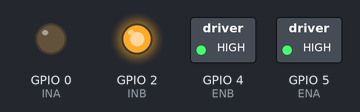
The program below on a simulated ESP8266 (NodeMCU). Shown: switched loads named in the program (green lamp = pin HIGH), output pins drawn as LEDs (lit = HIGH). WiFi joins after 1.5 s; servers stay silent unless stated.

Above: at 1.85 s.
At 3.65 s:
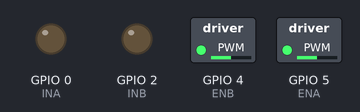
At 5.55 s:
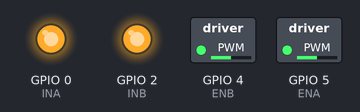
Timing chart, 0 to 10.5 s (numbered marks = the images above):
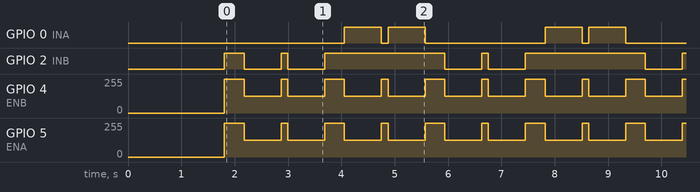

The program:

main.cpp
```cpp
#define BLYNK_TEMPLATE_ID "TMPL68lhp5qok"
#define BLYNK_TEMPLATE_NAME "wificar"
#define BLYNK_AUTH_TOKEN "OWeeF5DZAbDH_GCW1xrncocWJeoKEcce"

#if defined(ESP8266)
  #include <ESP8266WiFi.h>
#else
  #include <WiFi.h>
#endif

#if defined(ESP8266)
  #include <ESP8266WebServer.h>
#else
  #include <WebServer.h>
#endif

#if defined(ESP8266)
  ESP8266WebServer server(80);
#else
  WebServer server(80);
#endif

#include <BlynkSimpleEsp8266.h>

char ssid[] = "REDACTED";
char pass[] = "REDACTED";


const float WHEEL_DIAMETER_MM = 65.0;
const float WHEELBASE_MM = 180.0;
const float MAX_RPM_WHEEL = 160.0;
const float SPEED_SCALE = 0.75;
float distance_travelled = 0.0;
float last_logged_distance = 0.0;

float x_m = 0, y_m = 0, theta = 0; // pose
float cmdLeft = 0, cmdRight = 0;


const int ENA = 5;
const int ENB = 4;
const int INA = 0;
const int INB = 2;

void setMotorSpeed(int speedB, int speedA) {
    if (speedA > 0) { digitalWrite(INA, LOW); analogWrite(ENA, speedA); }
    else if (speedA < 0) { digitalWrite(INA, HIGH); analogWrite(ENA, -speedA); }

    if (speedB > 0) { digitalWrite(INB, HIGH); analogWrite(ENB, speedB); }
    else if (speedB < 0) { digitalWrite(INB, LOW); analogWrite(ENB, -speedB); }
}

enum PathAction { FORWARD, BACKWARD, TURN_LEFT, TURN_RIGHT, STOP };

struct Waypoint {
  PathAction action;
  float param;
};

Waypoint path[] = {
    {FORWARD, .15},
    {TURN_LEFT, 90.0},
    {FORWARD, .05},
    {TURN_LEFT, 90.0},
    {FORWARD, .15},
    {TURN_RIGHT, 90.0},
    {FORWARD, .05},
    {TURN_RIGHT, 90.0},
    {FORWARD, .15},
    {TURN_LEFT, 90.0},
    {FORWARD, .05},
    {TURN_LEFT, 90.0},
    {FORWARD, .15},
    {TURN_RIGHT, 90.0},
    {FORWARD, .05},
    {TURN_RIGHT, 90.0},
    {FORWARD, .15},
    {TURN_LEFT, 90.0},
    {FORWARD, .05},
    {TURN_LEFT, 90.0},
    {FORWARD, .15},
    {TURN_RIGHT, 90.0},
    {FORWARD, .05},
    {TURN_RIGHT, 90.0},
    {STOP, 0}
};

int currentWaypoint = 0;
float startDistance = 0;
float targetAngle = 0;
bool turning = false;

void followPath() {
    if (currentWaypoint >= sizeof(path)/sizeof(path[0])) return;

    Waypoint wp = path[currentWaypoint];
    if (wp.action == STOP) {
        digitalWrite(INA, LOW);
        digitalWrite(INB, LOW);
        analogWrite(ENA, 0);
        analogWrite(ENB, 0);
    }
    switch (wp.action) {
        case FORWARD:
            cmdLeft = cmdRight = 1.0;
            if (distance_travelled - startDistance >= wp.param) {
                currentWaypoint++;
                startDistance = distance_travelled;
                cmdLeft = cmdRight = 0;
            }
            break;
        case BACKWARD:
            cmdLeft = cmdRight = -1.0;
            if (distance_travelled - startDistance >= wp.param) {
                currentWaypoint++;
                startDistance = distance_travelled;
                cmdLeft = cmdRight = 0;
            }
            break;

        case TURN_LEFT:
            if (!turning) {
                targetAngle = theta + radians(wp.param);
                turning = true;
            }
            cmdLeft = -0.5; cmdRight = 0.5;
            if (theta >= targetAngle) {
                turning = false;
                cmdLeft = cmdRight = 0;
                currentWaypoint++;
            }
            break;

        case TURN_RIGHT:
            if (!turning) {
                targetAngle = theta - radians(wp.param);
                turning = true;
            }
            cmdLeft = 0.5; cmdRight = -0.5;
            if (theta <= targetAngle) {
                turning = false;
                cmdLeft = cmdRight = 0;
                currentWaypoint++;
            }
            break;

        case STOP:
            cmdLeft = cmdRight = 0;
            if (distance_travelled - startDistance >= wp.param) {
                currentWaypoint++;
                startDistance = distance_travelled;
                cmdLeft = cmdRight = 0;
            }
            break;
    }

    int speedA = constrain(cmdRight * 255, -255, 255);
    int speedB = constrain(cmdLeft  * 255, -255, 255);
    setMotorSpeed(speedB, speedA);
}

unsigned long lastUpdate = 0;

void updatePose(unsigned long now) {
    if (lastUpdate == 0) { lastUpdate = now; return; }
    float dt = (now - lastUpdate) / 1000.0;
    lastUpdate = now;

    float wheelCirc = 3.14159 * WHEEL_DIAMETER_MM / 1000.0;
    float rpmL = cmdLeft  * MAX_RPM_WHEEL * SPEED_SCALE;
    float rpmR = cmdRight * MAX_RPM_WHEEL * SPEED_SCALE;

    float vL = (rpmL * wheelCirc) / 60.0;
    float vR = (rpmR * wheelCirc) / 60.0;
    float v = (vL + vR) / 2.0;

    distance_travelled += v * dt;
    float omega = (vR - vL) / (WHEELBASE_MM / 1000.0);

    if (fabs(omega) < 1e-6) {
        x_m += v * dt * cos(theta);
        y_m += v * dt * sin(theta);
    } else {
        float dtheta = omega * dt;
        float r = v / omega;
        x_m += r * (sin(theta + dtheta) - sin(theta));
        y_m -= r * (cos(theta + dtheta) - cos(theta));
        theta += dtheta;
    }
}

const float LOG_DISTANCE = .05;
String csvBuffer = "time_ms,x_m,y_m,RSSI\n";

void logCSV(unsigned long now) {
    if (distance_travelled - last_logged_distance >= LOG_DISTANCE) {
        last_logged_distance = distance_travelled;
        int rssi = WiFi.RSSI();
        csvBuffer += String(now) + "," + String(x_m,3) + "," + String(y_m,3) + "," + String(rssi) + "\n";
        Blynk.virtualWrite(V4, rssi);
    }
}

void handleCSVDownload() {
    server.sendHeader("Content-Type", "text/csv");
    server.sendHeader("Content-Disposition", "attachment; filename=rover_log.csv");
    server.send(200, "text/csv", csvBuffer);
}

void setup() {
    Serial.begin(115200);
    Blynk.begin(BLYNK_AUTH_TOKEN, ssid, pass);

    pinMode(ENA, OUTPUT);
    pinMode(ENB, OUTPUT);
    pinMode(INA, OUTPUT);
    pinMode(INB, OUTPUT);

    server.on("/download", handleCSVDownload);
    server.begin();

}

BLYNK_WRITE(V2) {
  int state = param.asInt();
  if (state) {
    Blynk.virtualWrite(V3, "Download CSV: http://" + WiFi.localIP().toString() + "/download");
  }
}


void loop() {
    Blynk.run();
    followPath();
    server.handleClient();

    unsigned long now = millis();
    updatePose(now);
    logCSV(now);

}
```

Measured:
- by itself, GPIO 0 (INA): repeats every 3.8 s: LOW 0.12 s, HIGH 0.69 s, LOW 2.3 s, HIGH 0.69 s, until it stays LOW from 13.1 s
- by itself, GPIO 2 (INB): repeats every 3.8 s: LOW 0.70 s, HIGH 0.12 s, LOW 0.69 s, HIGH 2.3 s
- by itself, GPIO 4 (ENB), GPIO 5 (ENA): repeats every 1.9 s: 127/255 0.70 s, 255/255 0.12 s, 127/255 0.69 s, 255/255 0.37 s, until it stays 0/255 from 13.1 s
